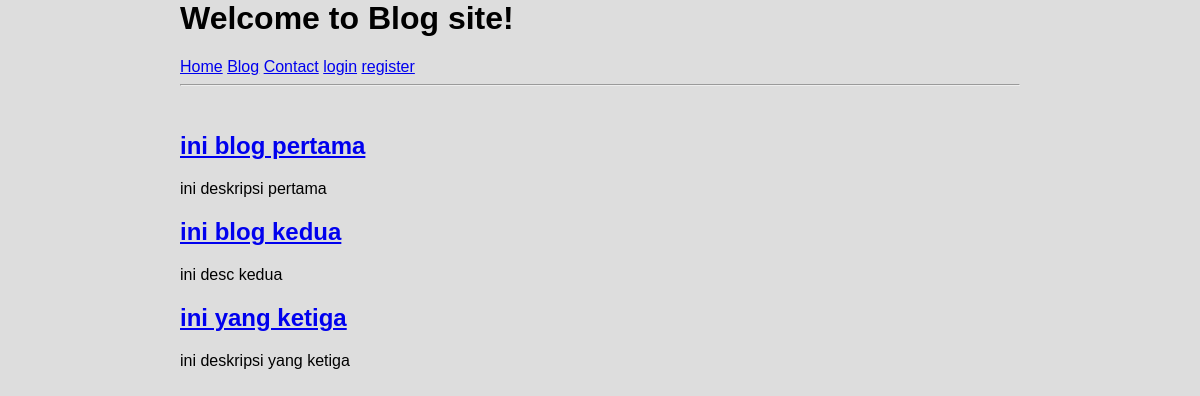
The app's page /blogs/ with its own data.
### blogs/models.py (models this page shows, shortened)
class Blog(models.Model):
    title = models.CharField(max_length=100)
    desc = models.TextField()
    created_at = models.DateTimeField(auto_now_add=True)

### blogs/views.py (the view)
# urls.py: path('', views.index,name='index'),
def index(request):
   blogs = Blog.objects.all()
   return render(request, 'blogs/index.html',{'blogs': blogs})

### blogs/templates/blogs/index.html (shortened to what this page needs)
{% extends 'base.html' %}
{% block content %}
    {% for blog in blogs %}
        <a href="{% url 'blogs:single' id=blog.id %}">
            <h2>{{blog.title}}</h2>
        </a>
        <p>{{blog.desc}}</p>
    {% endfor %}
{% endblock %}

### assets/css/layout.css (style rules this page uses)
body { font-family: sans-serif; background: rgb(221, 221, 221); width: 70%; margin: auto; }

### records on screen
Blog: title "ini blog pertama", desc "ini deskripsi pertama"
Blog: title "ini blog kedua", desc "ini desc kedua"
Blog: title "ini yang ketiga", desc "ini deskripsi yang ketiga"
